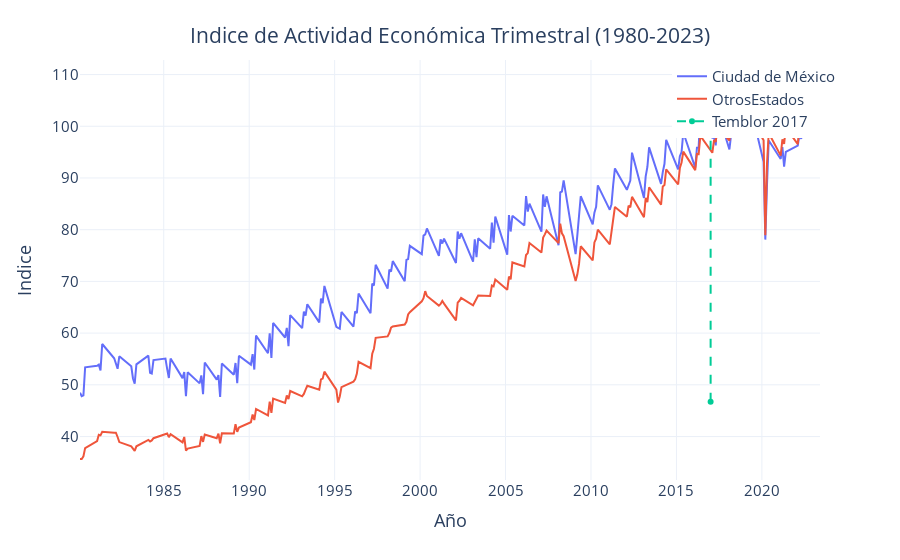

The notebook cell saved with this chart:
### Code cell
#
fig = px.line( data_frame = plot_fuente, 
               x = "Año", y = ["Ciudad de México","OtrosEstados"], 
               template = "plotly_white")
# "plotly", "plotly_white", "plotly_dark", "ggplot2", "seaborn", "simple_white", "none"

fig.add_trace(pgo.Scatter( x = [2017, 2017],
                            y = [plot_fuente['Ciudad de México'].min()*0.98, plot_fuente.OtrosEstados.max()*1.02],
                            line = { 'dash': 'dash', }, name = 'Temblor 2017'
                          ))

fig.update_layout( title = { 'text': "Indice de Actividad Económica Trimestral (1980-2023)",
                             'y':0.95, 'x':0.5, },
                   legend = dict(y = 1, x = 0.8, orientation = 'v'),
                   legend_title = "",
                   xaxis_title = "Año", 
                   yaxis_title = "Indice",
                   font = dict(size = 15)
                 )

fig.show()

### Figure 1 — Plotly figure (JSON) as saved in the notebook; plotly's stock layout.template omitted (floating-point values rounded to 4 significant figures; data arrays with more than 128 entries replaced by an {"elided": "..."} marker saying what was removed)
{"data": [{"hovertemplate": "variable=Ciudad de México<br>Año=%{x}<br>value=%{y}<extra></extra>", "legendgroup": "Ciudad de México", "line": {"color": "#636efa", "dash": "solid"}, "marker": {"symbol": "circle"}, "mode": "lines", "name": "Ciudad de México", "orientation": "v", "showlegend": true, "type": "scatter", "x": {"elided": "176 float values"}, "xaxis": "x", "y": {"elided": "176 float values"}, "yaxis": "y"}, {"hovertemplate": "variable=OtrosEstados<br>Año=%{x}<br>value=%{y}<extra></extra>", "legendgroup": "OtrosEstados", "line": {"color": "#EF553B", "dash": "solid"}, "marker": {"symbol": "circle"}, "mode": "lines", "name": "OtrosEstados", "orientation": "v", "showlegend": true, "type": "scatter", "x": {"elided": "176 float values"}, "xaxis": "x", "y": {"elided": "176 float values"}, "yaxis": "y"}, {"line": {"dash": "dash"}, "name": "Temblor 2017", "type": "scatter", "x": [2017, 2017], "y": [46.71, 108.0]}], "layout": {"font": {"size": 15}, "legend": {"orientation": "v", "title": {"text": ""}, "tracegroupgap": 0, "x": 0.8, "y": 1}, "margin": {"t": 60}, "title": {"text": "Indice de Actividad Económica Trimestral (1980-2023)", "x": 0.5, "y": 0.95}, "xaxis": {"anchor": "y", "domain": [0, 1], "title": {"text": "Año"}}, "yaxis": {"anchor": "x", "domain": [0, 1], "title": {"text": "Indice"}}}}
